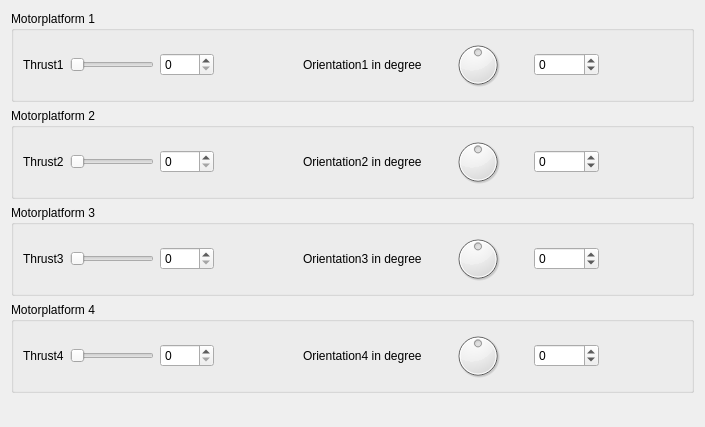
<?xml version="1.0" encoding="UTF-8"?>
<ui version="4.0">
 <class>QGCSkyeTestMotors</class>
 <widget class="QWidget" name="QGCSkyeTestMotors">
  <property name="geometry">
   <rect>
    <x>0</x>
    <y>0</y>
    <width>705</width>
    <height>427</height>
   </rect>
  </property>
  <property name="windowTitle">
   <string>Form</string>
  </property>
  <layout class="QVBoxLayout" name="verticalLayout">
   <item>
    <widget class="QGroupBox" name="groupBox">
     <property name="title">
      <string>Motorplatform 1</string>
     </property>
     <layout class="QHBoxLayout" name="horizontalLayout">
      <item>
       <widget class="QLabel" name="label">
        <property name="text">
         <string>Thrust1</string>
        </property>
       </widget>
      </item>
      <item>
       <widget class="QSlider" name="SliderThrust1">
        <property name="maximum">
         <number>1000</number>
        </property>
        <property name="orientation">
         <enum>Qt::Horizontal</enum>
        </property>
       </widget>
      </item>
      <item>
       <widget class="QSpinBox" name="spinBoxThrust1">
        <property name="maximum">
         <number>1000</number>
        </property>
       </widget>
      </item>
      <item>
       <spacer name="horizontalSpacer">
        <property name="orientation">
         <enum>Qt::Horizontal</enum>
        </property>
        <property name="sizeHint" stdset="0">
         <size>
          <width>40</width>
          <height>20</height>
         </size>
        </property>
       </spacer>
      </item>
      <item>
       <widget class="QLabel" name="label_2">
        <property name="toolTip">
         <string extracomment="512*84 = 43008 is a quarter turn (90°)"/>
        </property>
        <property name="text">
         <string>Orientation1 in degree</string>
        </property>
       </widget>
      </item>
      <item>
       <widget class="QDial" name="dialOrientation1">
        <property name="minimum">
         <number>-86016</number>
        </property>
        <property name="maximum">
         <number>86016</number>
        </property>
       </widget>
      </item>
      <item>
       <widget class="QSpinBox" name="spinBoxOrientation1">
        <property name="minimum">
         <number>-86016</number>
        </property>
        <property name="maximum">
         <number>86016</number>
        </property>
       </widget>
      </item>
      <item>
       <spacer name="horizontalSpacer_5">
        <property name="orientation">
         <enum>Qt::Horizontal</enum>
        </property>
        <property name="sizeHint" stdset="0">
         <size>
          <width>40</width>
          <height>20</height>
         </size>
        </property>
       </spacer>
      </item>
     </layout>
    </widget>
   </item>
   <item>
    <widget class="QGroupBox" name="groupBox_2">
     <property name="title">
      <string>Motorplatform 2</string>
     </property>
     <layout class="QHBoxLayout" name="horizontalLayout_2">
      <item>
       <widget class="QLabel" name="label_3">
        <property name="text">
         <string>Thrust2</string>
        </property>
       </widget>
      </item>
      <item>
       <widget class="QSlider" name="SliderThrust2">
        <property name="maximum">
         <number>1000</number>
        </property>
        <property name="orientation">
         <enum>Qt::Horizontal</enum>
        </property>
       </widget>
      </item>
      <item>
       <widget class="QSpinBox" name="spinBoxThrust2">
        <property name="maximum">
         <number>1000</number>
        </property>
       </widget>
      </item>
      <item>
       <spacer name="horizontalSpacer_2">
        <property name="orientation">
         <enum>Qt::Horizontal</enum>
        </property>
        <property name="sizeHint" stdset="0">
         <size>
          <width>40</width>
          <height>20</height>
         </size>
        </property>
       </spacer>
      </item>
      <item>
       <widget class="QLabel" name="label_4">
        <property name="toolTip">
         <string extracomment="512*84 = 43008 is a quarter turn (90°)"/>
        </property>
        <property name="text">
         <string>Orientation2 in degree</string>
        </property>
       </widget>
      </item>
      <item>
       <widget class="QDial" name="dialOrientation2">
        <property name="minimum">
         <number>-86016</number>
        </property>
        <property name="maximum">
         <number>86016</number>
        </property>
       </widget>
      </item>
      <item>
       <widget class="QSpinBox" name="spinBoxOrientation2">
        <property name="minimum">
         <number>-86016</number>
        </property>
        <property name="maximum">
         <number>86016</number>
        </property>
        <property name="value">
         <number>0</number>
        </property>
       </widget>
      </item>
      <item>
       <spacer name="horizontalSpacer_6">
        <property name="orientation">
         <enum>Qt::Horizontal</enum>
        </property>
        <property name="sizeHint" stdset="0">
         <size>
          <width>40</width>
          <height>20</height>
         </size>
        </property>
       </spacer>
      </item>
     </layout>
    </widget>
   </item>
   <item>
    <widget class="QGroupBox" name="groupBox_3">
     <property name="title">
      <string>Motorplatform 3</string>
     </property>
     <layout class="QHBoxLayout" name="horizontalLayout_3">
      <item>
       <widget class="QLabel" name="label_5">
        <property name="text">
         <string>Thrust3</string>
        </property>
       </widget>
      </item>
      <item>
       <widget class="QSlider" name="SliderThrust3">
        <property name="maximum">
         <number>1000</number>
        </property>
        <property name="orientation">
         <enum>Qt::Horizontal</enum>
        </property>
       </widget>
      </item>
      <item>
       <widget class="QSpinBox" name="spinBoxThrust3">
        <property name="maximum">
         <number>1000</number>
        </property>
       </widget>
      </item>
      <item>
       <spacer name="horizontalSpacer_3">
        <property name="orientation">
         <enum>Qt::Horizontal</enum>
        </property>
        <property name="sizeHint" stdset="0">
         <size>
          <width>40</width>
          <height>20</height>
         </size>
        </property>
       </spacer>
      </item>
      <item>
       <widget class="QLabel" name="label_6">
        <property name="toolTip">
         <string extracomment="512*84 = 43008 is a quarter turn (90°)"/>
        </property>
        <property name="text">
         <string>Orientation3 in degree</string>
        </property>
       </widget>
      </item>
      <item>
       <widget class="QDial" name="dialOrientation3">
        <property name="minimum">
         <number>-86016</number>
        </property>
        <property name="maximum">
         <number>86016</number>
        </property>
        <property name="value">
         <number>0</number>
        </property>
       </widget>
      </item>
      <item>
       <widget class="QSpinBox" name="spinBoxOrientation3">
        <property name="minimum">
         <number>-86016</number>
        </property>
        <property name="maximum">
         <number>86016</number>
        </property>
       </widget>
      </item>
      <item>
       <spacer name="horizontalSpacer_7">
        <property name="orientation">
         <enum>Qt::Horizontal</enum>
        </property>
        <property name="sizeHint" stdset="0">
         <size>
          <width>40</width>
          <height>20</height>
         </size>
        </property>
       </spacer>
      </item>
     </layout>
    </widget>
   </item>
   <item>
    <widget class="QGroupBox" name="groupBox_4">
     <property name="title">
      <string>Motorplatform 4</string>
     </property>
     <layout class="QHBoxLayout" name="horizontalLayout_4">
      <item>
       <widget class="QLabel" name="label_7">
        <property name="text">
         <string>Thrust4</string>
        </property>
       </widget>
      </item>
      <item>
       <widget class="QSlider" name="SliderThrust4">
        <property name="maximum">
         <number>1000</number>
        </property>
        <property name="orientation">
         <enum>Qt::Horizontal</enum>
        </property>
       </widget>
      </item>
      <item>
       <widget class="QSpinBox" name="spinBoxThrust4">
        <property name="maximum">
         <number>1000</number>
        </property>
       </widget>
      </item>
      <item>
       <spacer name="horizontalSpacer_4">
        <property name="orientation">
         <enum>Qt::Horizontal</enum>
        </property>
        <property name="sizeHint" stdset="0">
         <size>
          <width>40</width>
          <height>20</height>
         </size>
        </property>
       </spacer>
      </item>
      <item>
       <widget class="QLabel" name="label_8">
        <property name="toolTip">
         <string extracomment="512*84 = 43008 is a quarter turn (90°)"/>
        </property>
        <property name="text">
         <string>Orientation4 in degree</string>
        </property>
       </widget>
      </item>
      <item>
       <widget class="QDial" name="dialOrientation4">
        <property name="minimum">
         <number>-86016</number>
        </property>
        <property name="maximum">
         <number>86016</number>
        </property>
       </widget>
      </item>
      <item>
       <widget class="QSpinBox" name="spinBoxOrientation4">
        <property name="minimum">
         <number>-86016</number>
        </property>
        <property name="maximum">
         <number>86016</number>
        </property>
       </widget>
      </item>
      <item>
       <spacer name="horizontalSpacer_8">
        <property name="orientation">
         <enum>Qt::Horizontal</enum>
        </property>
        <property name="sizeHint" stdset="0">
         <size>
          <width>40</width>
          <height>20</height>
         </size>
        </property>
       </spacer>
      </item>
     </layout>
    </widget>
   </item>
   <item>
    <spacer name="verticalSpacer">
     <property name="orientation">
      <enum>Qt::Vertical</enum>
     </property>
     <property name="sizeHint" stdset="0">
      <size>
       <width>20</width>
       <height>40</height>
      </size>
     </property>
    </spacer>
   </item>
  </layout>
 </widget>
 <resources/>
 <connections/>
</ui>
